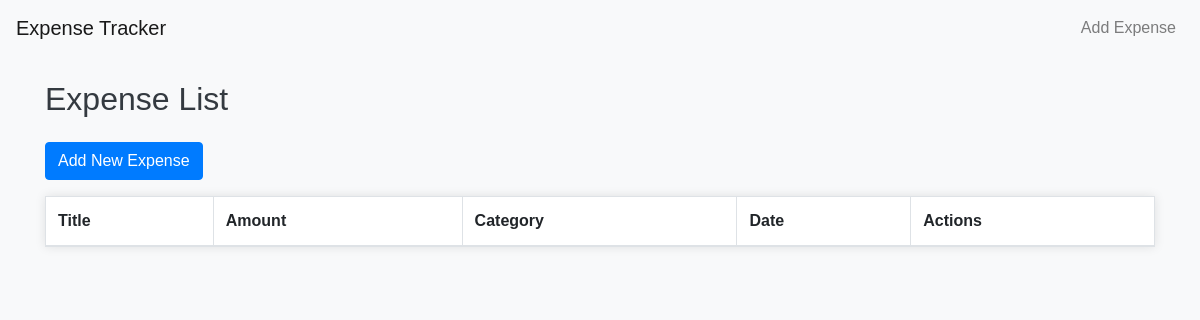
Before: / with the older database file.
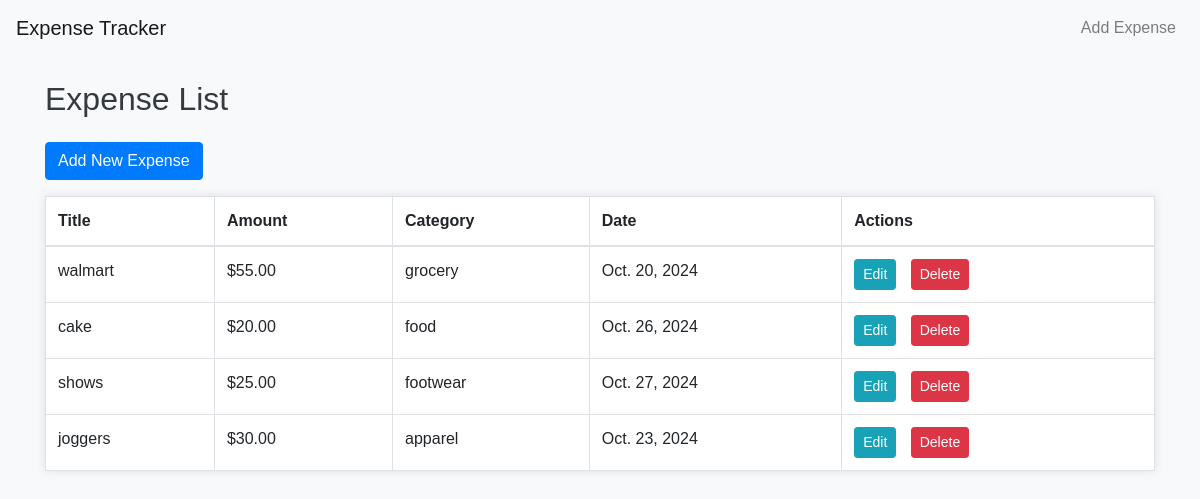
After: the same page with the newer database file.
### expenses/models.py (models this page shows, shortened)
class Expense(models.Model):
    title = models.CharField(max_length=100)
    amount=models.DecimalField(max_digits=10, decimal_places=2)
    category=models.CharField(max_length=100)
    date=models.DateField()

### expenses/views.py (the view)
# urls.py: urlpatterns=[path('',views.expense_list,name='expense_list'),
def expense_list(request):
    expenses= Expense.objects.all()
    return render(request,'expenses/expense_list.html',{'expenses':expenses})

### expenses/templates/expenses/expense_list.html
{% extends 'expenses/base.html' %} {% block content %}
<h2 class="mb-4">Expense List</h2>
<a class="btn btn-primary mb-3" href="{% url 'add_expense' %}"
  >Add New Expense</a
>
<table class="table table-bordered">
  <thead>
    <tr>
      <th>Title</th>
      <th>Amount</th>
      <th>Category</th>
      <th>Date</th>
      <th>Actions</th>
    </tr>
  </thead>
  <tbody>
    {% for expense in expenses %}
    <tr>
      <td>{{ expense.title }}</td>
      <td>${{ expense.amount }}</td>
      <td>{{ expense.category }}</td>
      <td>{{ expense.date }}</td>
      <td>
        <a
          class="btn btn-sm btn-info"
          href="{% url 'edit_expense' expense.pk %}"
          >Edit</a
        >
        <a
          class="btn btn-sm btn-danger"
          href="{% url 'delete_expense' expense.pk %}"
          >Delete</a
        >
      </td>
    </tr>
    {% endfor %}
  </tbody>
</table>
{% endblock %}

### expenses/templates/expenses/base.html (shortened to what this page needs)
<!DOCTYPE html>
<html lang="en">
  <head>
    {% load static %}
    <link
      rel="stylesheet"
      href="https://stackpath.bootstrapcdn.com/bootstrap/4.5.2/css/bootstrap.min.css"
    />
    <link rel="stylesheet" href="{% static 'css/styles.css' %}" />
  </head>
  <body>
    <nav class="navbar navbar-expand-lg navbar-light bg-light">
      <a class="navbar-brand" href="{% url 'expense_list' %}"
        >Expense Tracker</a
      >
      <ul class="navbar-nav ml-auto">
        <li class="nav-item">
          <a class="nav-link" href="{% url 'add_expense' %}">Add Expense</a>
        </li>
      </ul>
    </nav>
    <div class="container mt-4">
      {% block content %}{% endblock %}
    </div>
  </body>
</html>

### expenses/static/css/styles.css (style rules this page uses)
body { background-color: #f8f9fa; font-family: Arial, sans-serif; }
h2 { color: #343a40; }
.navbar { margin-bottom: 20px; }
.table { background-color: #fff; box-shadow: 0 0 10px rgba(0, 0, 0, 0.1); }
.btn { margin-right: 10px; }

Changed rows visible on the page:
added Expense: title "walmart", amount "55.00", category "grocery", date "Oct. 20, 2024"
added Expense: title "cake", amount "20.00", category "food", date "Oct. 26, 2024"
added Expense: title "shows", amount "25.00", category "footwear", date "Oct. 27, 2024"
added Expense: title "joggers", amount "30.00", category "apparel", date "Oct. 23, 2024"
